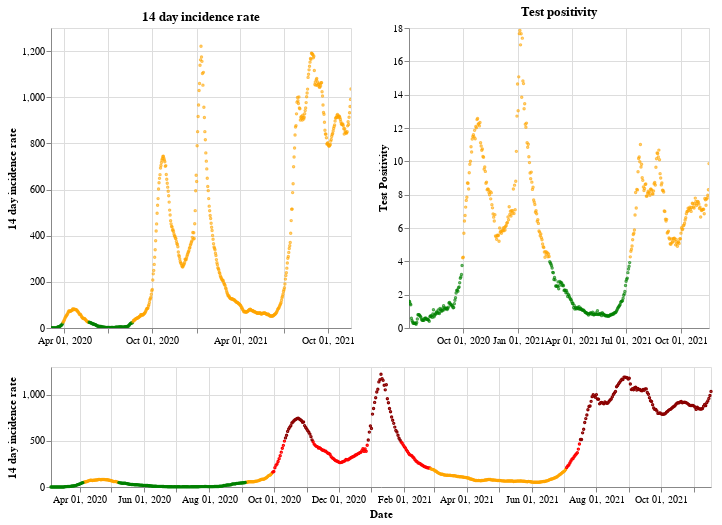

Write notebook code for a chart like this one.
### Markdown cell above
## Northern Ireland

### Code cell
plot_traffic_light('Northern Ireland')

### Figure 1 — Vega-Lite specification as saved in the notebook (floating-point values rounded to 4 significant figures; data arrays with more than 128 entries replaced by an {"elided": "..."} marker saying what was removed)
{"config": {"view": {"continuousWidth": 400, "continuousHeight": 300}}, "vconcat": [{"hconcat": [{"mark": {"type": "point", "size": 2}, "encoding": {"color": {"condition": {"value": "green", "test": "(datum.twoWeeklyCasesRate <= 25)"}, "value": "orange"}, "tooltip": [{"type": "nominal", "field": "areaName"}, {"type": "temporal", "field": "date"}, {"type": "quantitative", "field": "twoWeeklyCasesRate"}, {"type": "quantitative", "field": "testPositivity"}], "x": {"type": "temporal", "axis": {"title": ""}, "field": "date", "scale": {"domain": {"selection": "DateBrush"}}, "timeUnit": "yearmonthdate"}, "y": {"type": "quantitative", "axis": {"title": "14 day incidence rate"}, "field": "twoWeeklyCasesRate"}}, "title": "14 day incidence rate", "width": 300}, {"mark": {"type": "point", "size": 2}, "encoding": {"color": {"condition": {"value": "green", "test": "(datum.testPositivity <= 4)"}, "value": "orange"}, "tooltip": [{"type": "nominal", "field": "areaName"}, {"type": "temporal", "field": "date"}, {"type": "quantitative", "field": "twoWeeklyCasesRate"}, {"type": "quantitative", "field": "testPositivity"}], "x": {"type": "temporal", "axis": {"title": ""}, "field": "date", "scale": {"domain": {"selection": "DateBrush"}}, "timeUnit": "yearmonthdate"}, "y": {"type": "quantitative", "axis": {"title": "Test Positivity"}, "field": "testPositivity"}}, "title": "Test positivity", "width": 300}]}, {"layer": [{"mark": {"type": "point", "size": 2}, "encoding": {"color": {"condition": {"value": "orange", "test": "(((datum.testPositivity < 4) && (datum.twoWeeklyCasesRate >= 50)) && (datum.twoWeeklyCasesRate < 200))"}, "value": "red"}, "opacity": {"condition": {"value": 1, "test": "((datum.twoWeeklyCasesRate >= 50) && (datum.twoWeeklyCasesRate < 500))"}, "value": 0}, "tooltip": [{"type": "nominal", "field": "areaName"}, {"type": "temporal", "field": "date"}, {"type": "quantitative", "field": "twoWeeklyCasesRate"}, {"type": "quantitative", "field": "testPositivity"}], "x": {"type": "temporal", "axis": {"title": "Date"}, "field": "date", "timeUnit": "yearmonthdate"}, "y": {"type": "quantitative", "axis": {"title": "14 day incidence rate"}, "field": "twoWeeklyCasesRate"}}, "selection": {"DateBrush": {"type": "interval", "encodings": ["x"], "fields": ["Time"]}}}, {"mark": {"type": "point", "size": 2}, "encoding": {"color": {"value": "darkred"}, "opacity": {"condition": {"value": 1, "test": "(datum.twoWeeklyCasesRate >= 500)"}, "value": 0}, "tooltip": [{"type": "nominal", "field": "areaName"}, {"type": "temporal", "field": "date"}, {"type": "quantitative", "field": "twoWeeklyCasesRate"}, {"type": "quantitative", "field": "testPositivity"}], "x": {"type": "temporal", "axis": {"title": "Date"}, "field": "date", "timeUnit": "yearmonthdate"}, "y": {"type": "quantitative", "axis": {"title": "14 day incidence rate"}, "field": "twoWeeklyCasesRate"}}}, {"mark": {"type": "point", "size": 2}, "encoding": {"color": {"condition": {"value": "green", "test": "((datum.testPositivity < 4) && (datum.twoWeeklyCasesRate < 50))"}, "value": "orange"}, "opacity": {"condition": {"value": 1, "test": "(datum.twoWeeklyCasesRate < 50)"}, "value": 0}, "tooltip": [{"type": "nominal", "field": "areaName"}, {"type": "temporal", "field": "date"}, {"type": "quantitative", "field": "twoWeeklyCasesRate"}, {"type": "quantitative", "field": "testPositivity"}], "x": {"type": "temporal", "axis": {"title": "Date"}, "field": "date", "timeUnit": "yearmonthdate"}, "y": {"type": "quantitative", "axis": {"title": "14 day incidence rate"}, "field": "twoWeeklyCasesRate"}}}], "height": 120, "width": 660}], "data": {"name": "data-f76111286df28e9b99c28106097f123a"}, "$schema": "https://vega.github.io/schema/vega-lite/v4.8.1.json", "datasets": {"data-f76111286df28e9b99c28106097f123a": {"elided": "623 records"}}}
